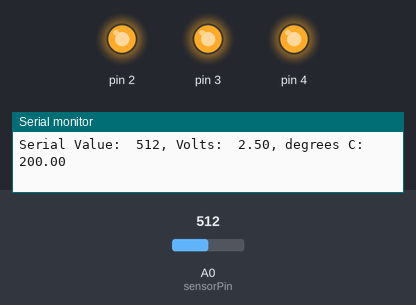
This sketch was run on a simulated Arduino Uno, built with avr-gcc and run on an emulated ATmega328P. Parts: output pins drawn as LEDs (lit = HIGH), the last lines printed to the serial monitor. The test bench sets the inputs (shaded band); at power-on: A0 (sensorPin) = 512.

Above: at 1.2 s.
1.3 s: A0 (sensorPin) set to 163
4.3 s: A0 (sensorPin) set to 149
At 4.7 s:
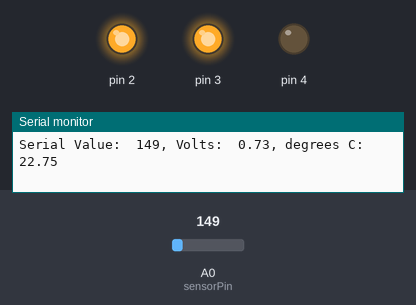
5.8 s: A0 (sensorPin) set to 122
At 6.5 s:
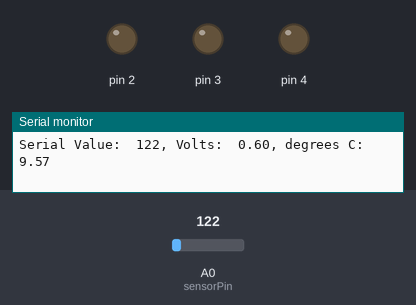
7.3 s: A0 (sensorPin) set to 306
At 8.2 s:
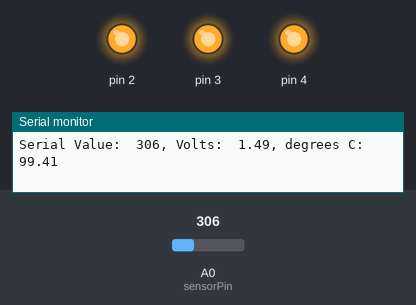
Timing chart, 0 to 9.8 s (numbered marks = the images above; inputs shaded):
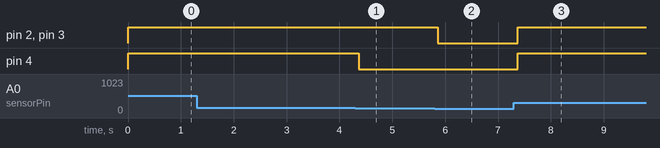

The sketch:

sketch_proj03.ino
```cpp
const int sensorPin = A0;
const float baselineTemp = 17.0;
void setup() {
  // put your setup code here, to run once:
  Serial.begin(9600);
  for(int pinNumber = 2; pinNumber<5; pinNumber++){
    pinMode(pinNumber,OUTPUT);
    digitalWrite(pinNumber,LOW);
  }

}

void loop() {
  // put your main code here, to run repeatedly:
  int sensorVal = analogRead(sensorPin);
  Serial.print("Serial Value:  ");
  Serial.print(sensorVal);
  float voltage = (sensorVal/1024.0)*5.0;
  Serial.print(", Volts:  ");
  Serial.print(voltage);
  Serial.print(", degrees C:  ");
  float temperature = (voltage - .5)* 100;
  Serial.println(temperature);
  if(temperature < baselineTemp) {
    digitalWrite(2,LOW);
    digitalWrite(3,LOW);
    digitalWrite(4,LOW);
  }else if(temperature >= baselineTemp+2 && temperature < baselineTemp +4){
    digitalWrite(2,HIGH);
    digitalWrite(3,LOW);
    digitalWrite(4,LOW);
  }else if(temperature >= baselineTemp+4 && temperature < baselineTemp+6){
    digitalWrite(2,HIGH);
    digitalWrite(3,HIGH);
    digitalWrite(4,LOW);
  }else if(temperature >= baselineTemp+6){
    digitalWrite(2,HIGH);
    digitalWrite(3,HIGH);
    digitalWrite(4,HIGH);
  }
  delay(1);


}
```

Measured:
- the behaviour switches between 150 and 149 on A0 (sensorPin) (found by bisection; images 0 and 1)
- after the input at 4.3 s, pin 4: HIGH → LOW after 0.07 s
- after the input at 5.8 s, pin 2, pin 3: HIGH → LOW after 0.06 s
- after the input at 7.3 s, pin 2–4: LOW → HIGH after 0.07 s
